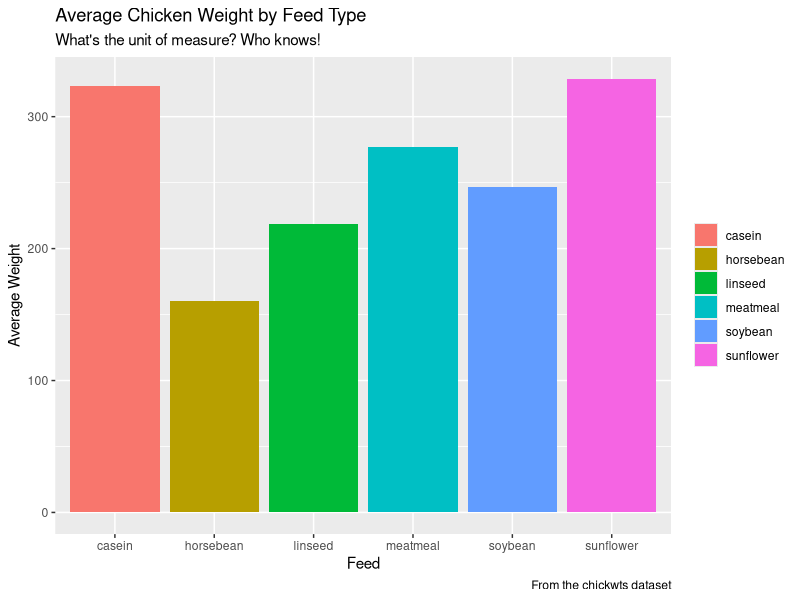
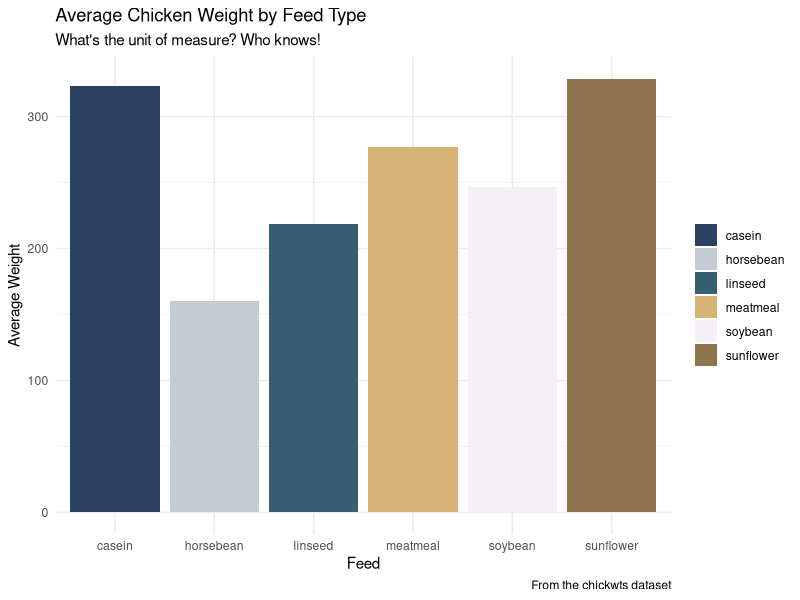

Here is the R script that generated these plots, in order:
## ---- chunk 1
library(datasets)
library(tidyverse)

ggplot(chickwts) +
  geom_bar(aes(x = feed, y = weight, fill = feed), 
         position = "dodge", stat = "summary", fun.y = "mean") +
  labs(
    y = "Average Weight",
    x = "Feed",
    fill = NULL,
    title = "Average Chicken Weight by Feed Type",
    subtitle = "What's the unit of measure? Who knows!",
    caption = "From the chickwts dataset"
  )
## ---- chunk 2

## ---- chunk 3
library(datasets)
library(tidyverse)

ggplot(chickwts) +
  geom_bar(aes(x = feed, y = weight, fill = feed), 
         position = "dodge", stat = "summary", fun.y = "mean") +
  labs(
    y = "Average Weight",
    x = "Feed",
    fill = NULL,
    title = "Average Chicken Weight by Feed Type",
    subtitle = "What's the unit of measure? Who knows!",
    caption = "From the chickwts dataset"
  ) +
  scale_fill_manual(values = c("#2B4162", "#C5CBD4", "#385F71", 
                               "#D7B377", "#F5F0F6", "#8F754F")) +
  theme_minimal()
## ---- chunk 4

## ---- chunk 5

## ---- chunk 6
theme_deets <- theme_linedraw()

theme_deets$plot.caption
## ---- chunk 7

